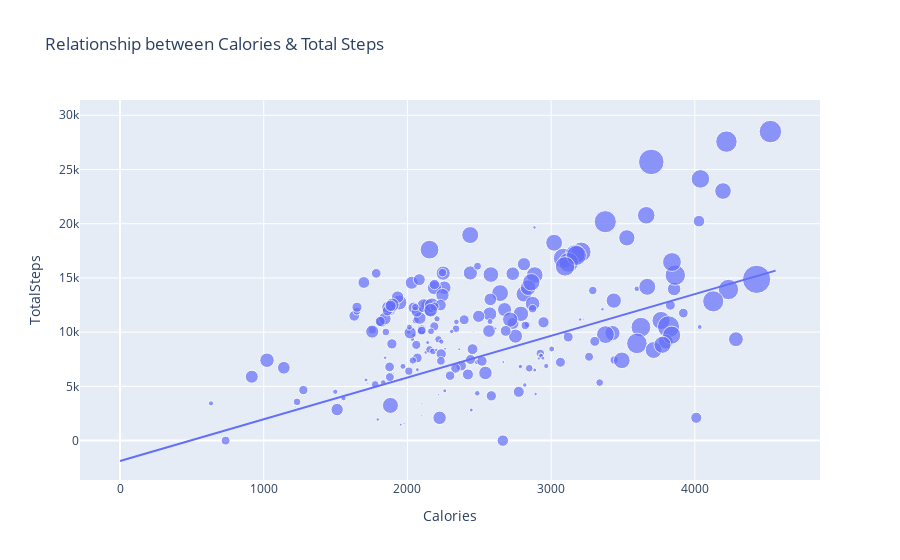

This figure's notebook cell:
### Code cell
figure = px.scatter(data_frame = data, x="Calories",
                    y="TotalSteps", size="VeryActiveMinutes", 
                    trendline="ols", 
                    title="Relationship between Calories & Total Steps")
figure.show()

### Figure 1 — Plotly figure (JSON) as saved in the notebook; plotly's stock layout.template omitted (floating-point values rounded to 4 significant figures; data arrays with more than 128 entries replaced by an {"elided": "..."} marker saying what was removed)
{"data": [{"hovertemplate": "Calories=%{x}<br>TotalSteps=%{y}<br>VeryActiveMinutes=%{marker.size}<extra></extra>", "legendgroup": "", "marker": {"color": "#636efa", "size": {"elided": "457 int values"}, "sizemode": "area", "sizeref": 0.505, "symbol": "circle"}, "mode": "markers", "name": "", "orientation": "v", "showlegend": false, "type": "scatter", "x": {"elided": "457 int values"}, "xaxis": "x", "y": {"elided": "457 int values"}, "yaxis": "y"}, {"hovertemplate": "<b>OLS trendline</b><br>TotalSteps = 3.84873 * Calories + -1880.04<br>R<sup>2</sup>=0.338003<br><br>Calories=%{x}<br>TotalSteps=%{y} <b>(trend)</b><extra></extra>", "legendgroup": "", "marker": {"color": "#636efa", "symbol": "circle"}, "mode": "lines", "name": "", "showlegend": false, "type": "scatter", "x": {"elided": "457 int values"}, "xaxis": "x", "y": {"elided": "457 float values"}, "yaxis": "y"}], "layout": {"legend": {"itemsizing": "constant", "tracegroupgap": 0}, "title": {"text": "Relationship between Calories & Total Steps"}, "xaxis": {"anchor": "y", "domain": [0, 1], "title": {"text": "Calories"}}, "yaxis": {"anchor": "x", "domain": [0, 1], "title": {"text": "TotalSteps"}}}}
